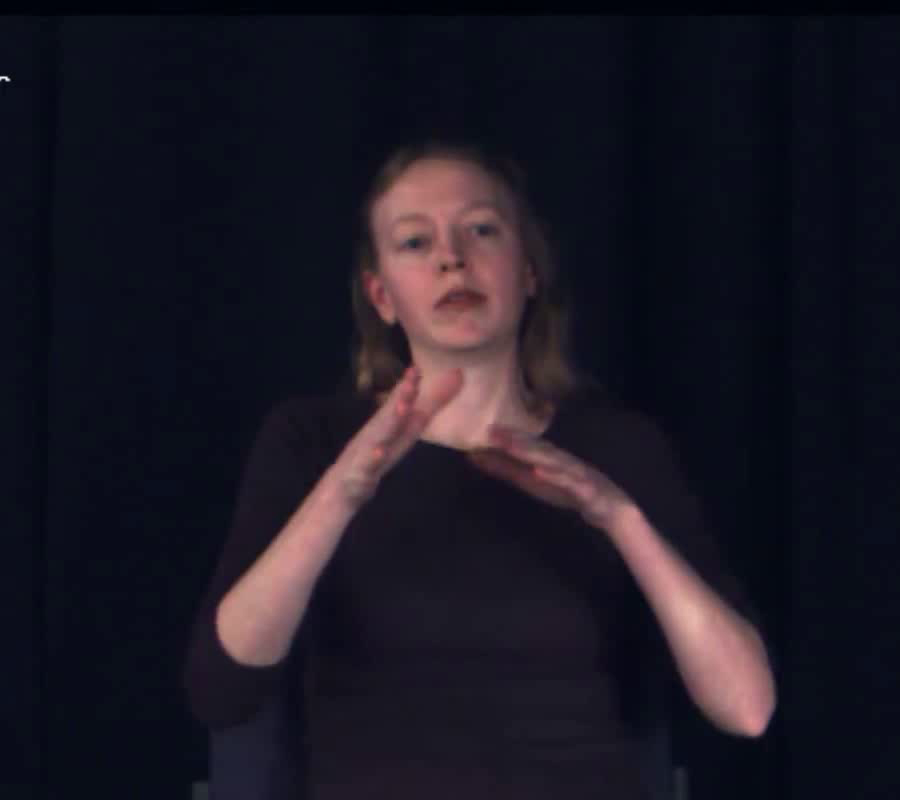
#> input picture frame 0 of jsonVisualization/vid4.mp4, 900 x 800 px, given in place of vid3vid4.mp4, which was not available
$ jupyter execute --allow-errors ImgExtraction.ipynb   (text cells are left out)
#> lines starting #> are read from the running program, lines starting #| are printed output that depends on the picture; pictures that were not available may be replaced by others from this repository, and a replacement may not be noted
[cell 1]
import cv2
import numpy as np
import os
import json

[cell 2]
def video_to_frames(video, path_output_dir):
    # extract frames from a video and save to directory as 'x.png' where
    # x is the frame index
    vidcap = cv2.VideoCapture(video)
    count = 0
    while vidcap.isOpened():
        success, image = vidcap.read()
#> image is the input picture: shape (800, 900, 3); mean B, G, R 35.2, 24.1, 27.7
        print(count)
        if success:
            cv2.imwrite(os.path.join(path_output_dir, '%d.png') % count, image)
            count += 1
        else:
            break
    cv2.destroyAllWindows()
    vidcap.release()

[cell 3]
# video_to_frames('F:/[[MASTER]]/thesis/ASL/baby.mp4', 'F:/[[MASTER]]/thesis/baby')
video_to_frames('/Users/yuliagiarto/Documents/thesis/ASL/vid3vid4.mp4', '/Users/yuliagiarto/Documents/thesis/thesis_code/jsonVisualization/vid3vid4/')

[cell 4]
def rewrite_video(video):
    height,width,channels = 1080,1920,3
    # extract frames from a video and save to directory as 'x.png' where
    # x is the frame index
    out = cv2.VideoWriter('F:/[[MASTER]]/thesis/baby.mp4',cv2.VideoWriter_fourcc('F','M','P', '4'), 10, (width,height))
    vidcap = cv2.VideoCapture(video)
    count = 0
    while vidcap.isOpened():
        success, image = vidcap.read()
        if success and count<33:
            out.write(image)
            count += 1
        else:
            break
    out.release()
    cv2.destroyAllWindows()
    vidcap.release()

[cell 5]
rewrite_video('F:/[[MASTER]]/thesis/ASL/baby.mp4')

#> (a cell that did not finish here is left out)

#> (a cell that did not finish here is left out)

[cell 8]
def read_data(filename,ctr):
    word = []
    with open("/Users/yuliagiarto/Documents/thesis/jsons/"+filename+"/"+filename+"_"+str(ctr).zfill(12)+"_keypoints.json") as df:
        data = json.load(df)
        ctrData=0
        for i in range(0,25):
            word.append([])
            word[ctrData].append(data['people'][0]['pose_keypoints_2d'][i*3])
            word[ctrData].append(data['people'][0]['pose_keypoints_2d'][i*3+1])
            ctrData+=1
        for i in range(0,21):
            word.append([])
            word[ctrData].append(data['people'][0]['hand_left_keypoints_2d'][i*3])
            word[ctrData].append(data['people'][0]['hand_left_keypoints_2d'][i*3+1])
            ctrData+=1
        for i in range(0,21):
            word.append([])
            word[ctrData].append(data['people'][0]['hand_right_keypoints_2d'][i*3])
            word[ctrData].append(data['people'][0]['hand_right_keypoints_2d'][i*3+1])
            ctrData+=1
        for i in range(0,70):
            word.append([])
            word[ctrData].append(data['people'][0]['face_keypoints_2d'][i*3])
            word[ctrData].append(data['people'][0]['face_keypoints_2d'][i*3+1])
            ctrData+=1
    return word

#> (a cell that did not finish here is left out)

[cell 10]
img1 = cv2.imread("/Users/yuliagiarto/Documents/thesis/thesis_code/jsonVisualization/32.png")
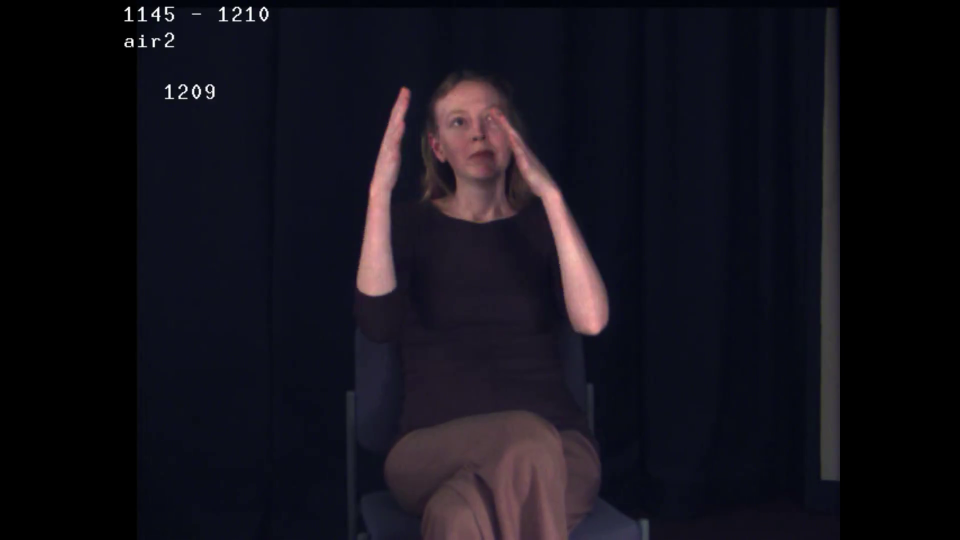
#> input picture jsonVisualization/32.png, 1920 x 1080 px, found by its file name (shown at 1/2 size)
#> img1 is the input picture: shape (1080, 1920, 3); mean B, G, R 26.1, 17.7, 19.6
img2 = cv2.imread("/Users/yuliagiarto/Documents/thesis/thesis_code/jsonVisualization/0.png")
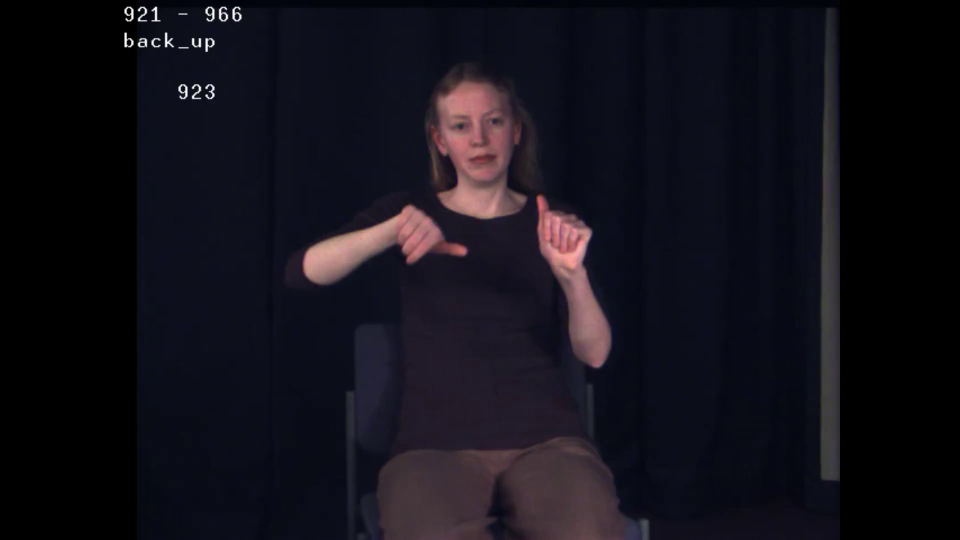
#> input picture jsonVisualization/0.png, 1920 x 1080 px, found by its file name (shown at 1/2 size)
#> img2 is the input picture: shape (1080, 1920, 3); mean B, G, R 25.4, 17.2, 18.9

[cell 11]
#generating other body keypoints
# [16 lines left out: function addKeypoints, not called in this run]

#> (a cell that did not finish here is left out)

[cell 13]
#draw circle on body
keypoint = img1.copy()
#> (the rest of this cell did not finish here and is left out)

#> (a cell that did not finish here is left out)

#> (a cell that did not finish here is left out)

#> (a cell that did not finish here is left out)

[cell 17]
from scipy.spatial import Delaunay
#> (the rest of this cell did not finish here and is left out)

#> (a cell that did not finish here is left out)

[cell 19]
f = open("tri.txt", "w")
#> (the rest of this cell did not finish here and is left out)

[cell 20]
import numpy as np
import cv2
import sys


def read_data(filename,ctr):
    word = []
    with open("/Users/yuliagiarto/Documents/thesis/code/openpose/"+filename+"/"+filename+"_"+str(ctr).zfill(12)+"_keypoints.json") as df:
        data = json.load(df)
        ctrData=0
        for i in range(0,25):
            word.append([])
            word[ctrData].append(data['people'][0]['pose_keypoints_2d'][i*3])
            word[ctrData].append(data['people'][0]['pose_keypoints_2d'][i*3+1])
            ctrData+=1
# [10 lines of commented-out code are left out]
        for i in range(0,70):
            word.append([])
            word[ctrData].append(data['people'][0]['face_keypoints_2d'][i*3])
            word[ctrData].append(data['people'][0]['face_keypoints_2d'][i*3+1])
            ctrData+=1
    return word

# # Read points from text file
# def readPoints(path) :
#     # Create an array of points.
#     points = [];
#     # Read points
#     with open(path) as file :
#         for line in file :
#             x, y = line.split()
#             points.append((int(x), int(y)))

#     return points

# Apply affine transform calculated using srcTri and dstTri to src and
# output an image of size.
# [49 lines left out: functions applyAffineTransform, morphTriangle, not called in this run]


#> (the rest of this cell did not finish here and is left out)

$ run again, starting later in the video
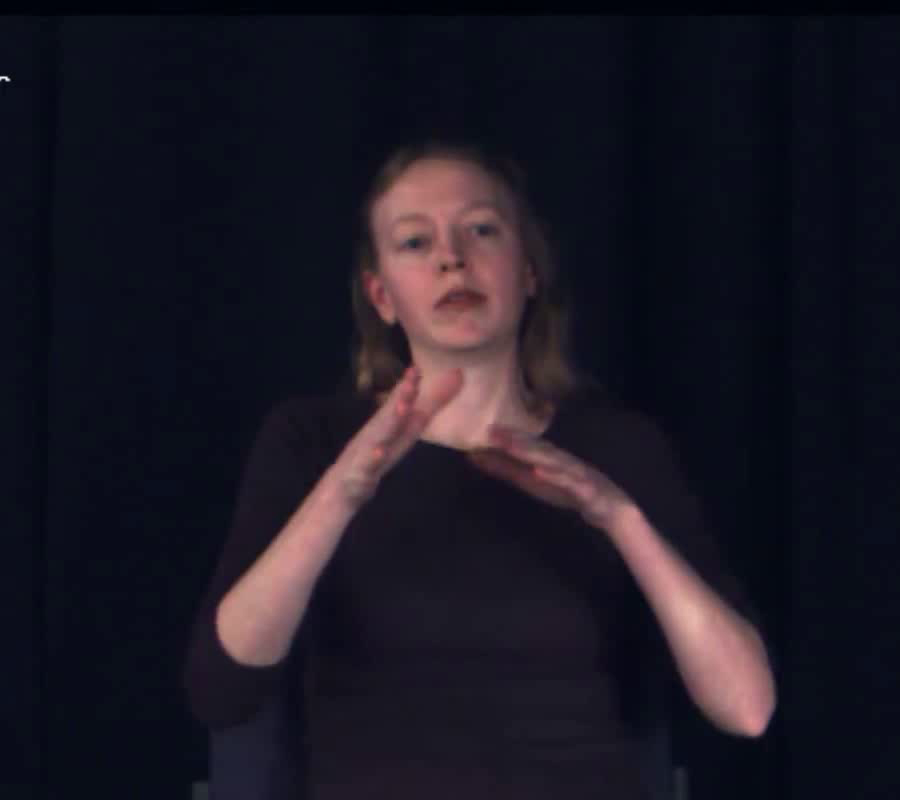
#> input picture frame 0 of jsonVisualization/vid4.mp4, 900 x 800 px, given in place of vid3vid4.mp4, which was not available
#> in video_to_frames, image is the input picture: shape (800, 900, 3); mean B, G, R 35.2, 24.1, 27.7
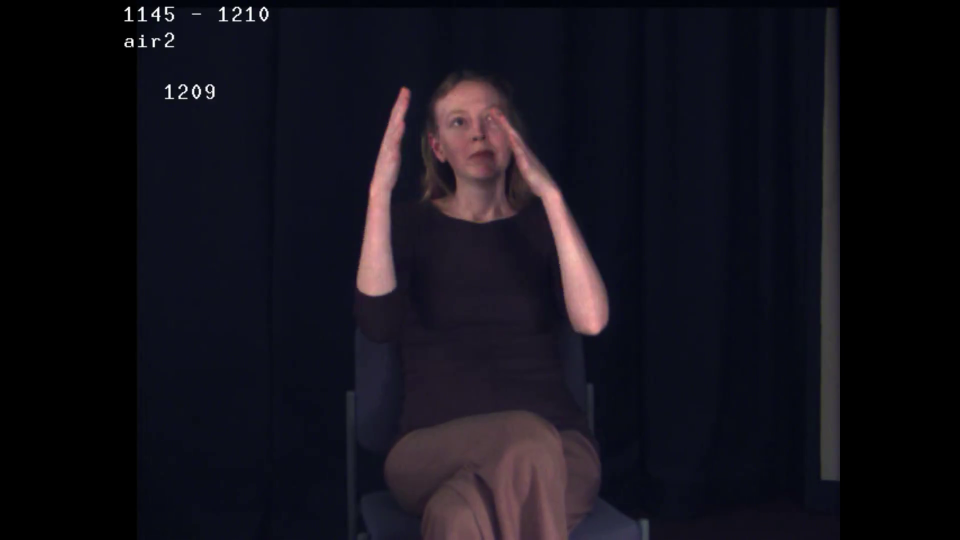
#> input picture jsonVisualization/32.png, 1920 x 1080 px, found by its file name (shown at 1/2 size)
#> img1 is the input picture: shape (1080, 1920, 3); mean B, G, R 26.1, 17.7, 19.6
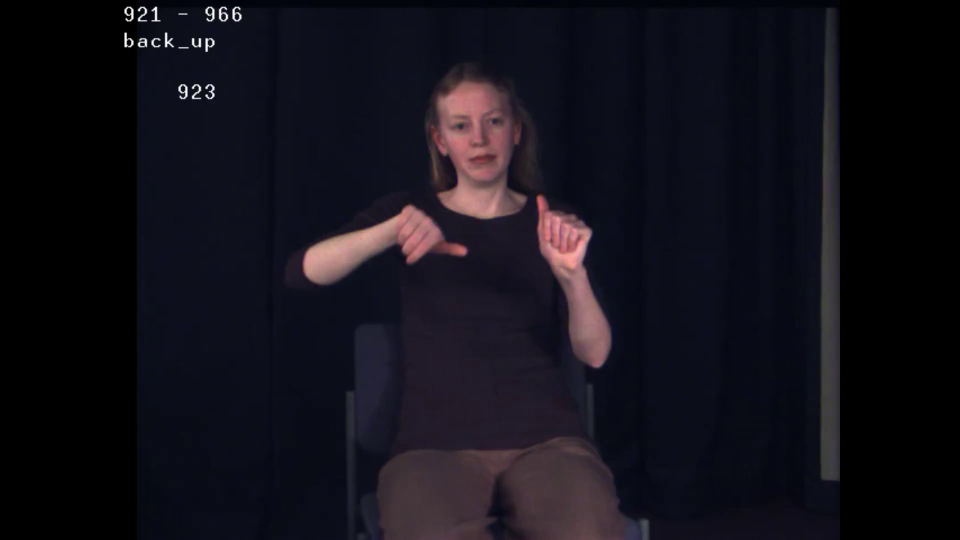
#> input picture jsonVisualization/0.png, 1920 x 1080 px, found by its file name (shown at 1/2 size)
#> img2 is the input picture: shape (1080, 1920, 3); mean B, G, R 25.4, 17.2, 18.9

$ run again, starting later in the video
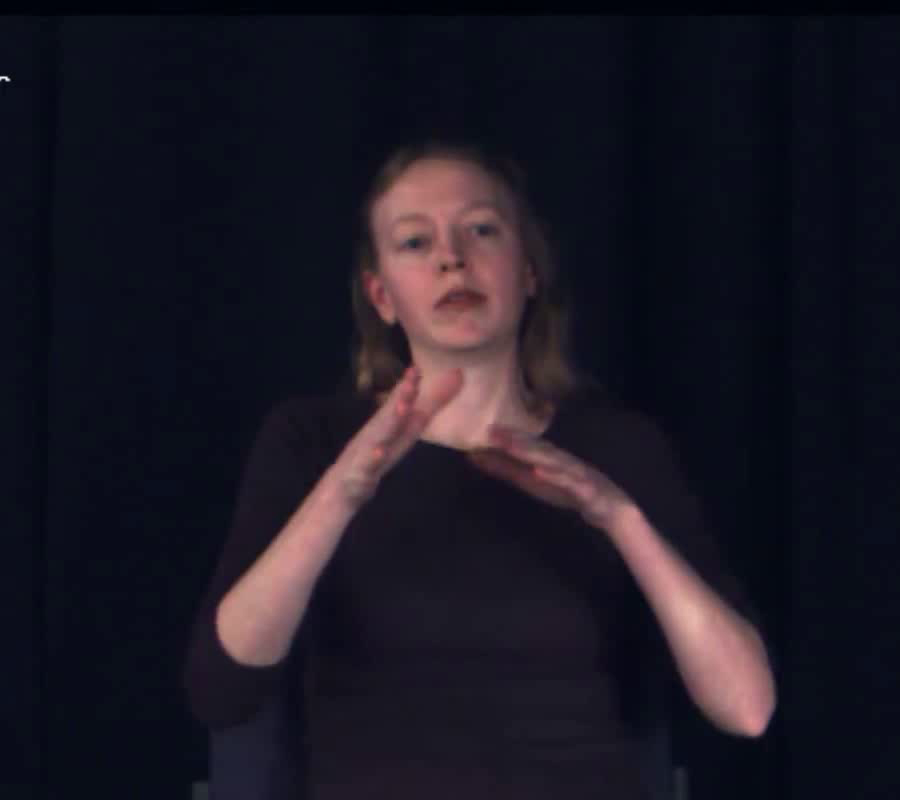
#> input picture frame 0 of jsonVisualization/vid4.mp4, 900 x 800 px, given in place of vid3vid4.mp4, which was not available
#> in video_to_frames, image is the input picture: shape (800, 900, 3); mean B, G, R 35.2, 24.1, 27.7
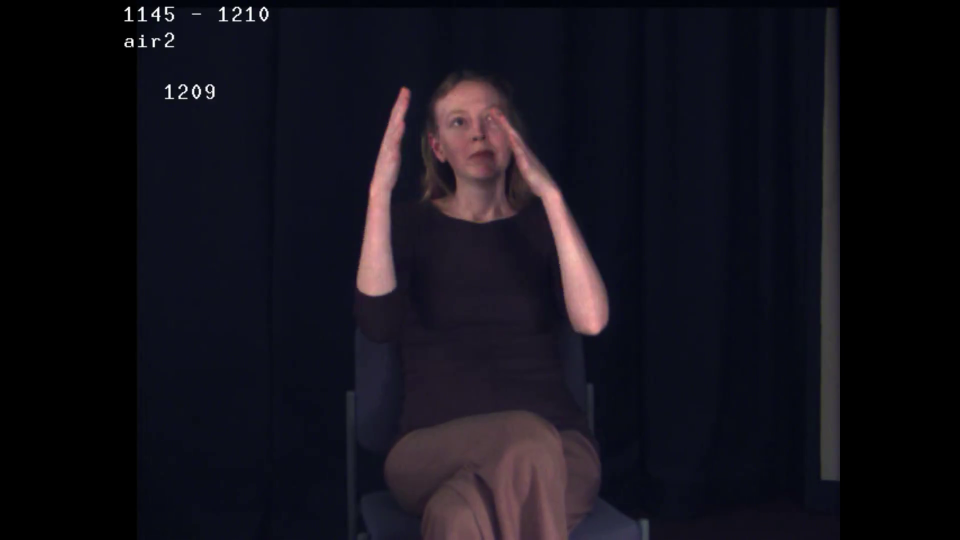
#> input picture jsonVisualization/32.png, 1920 x 1080 px, found by its file name (shown at 1/2 size)
#> img1 is the input picture: shape (1080, 1920, 3); mean B, G, R 26.1, 17.7, 19.6
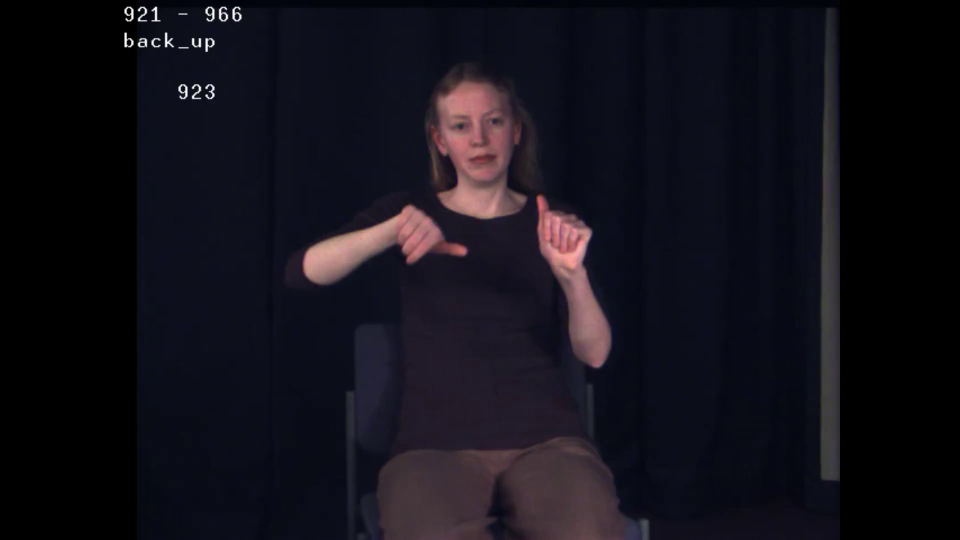
#> input picture jsonVisualization/0.png, 1920 x 1080 px, found by its file name (shown at 1/2 size)
#> img2 is the input picture: shape (1080, 1920, 3); mean B, G, R 25.4, 17.2, 18.9
